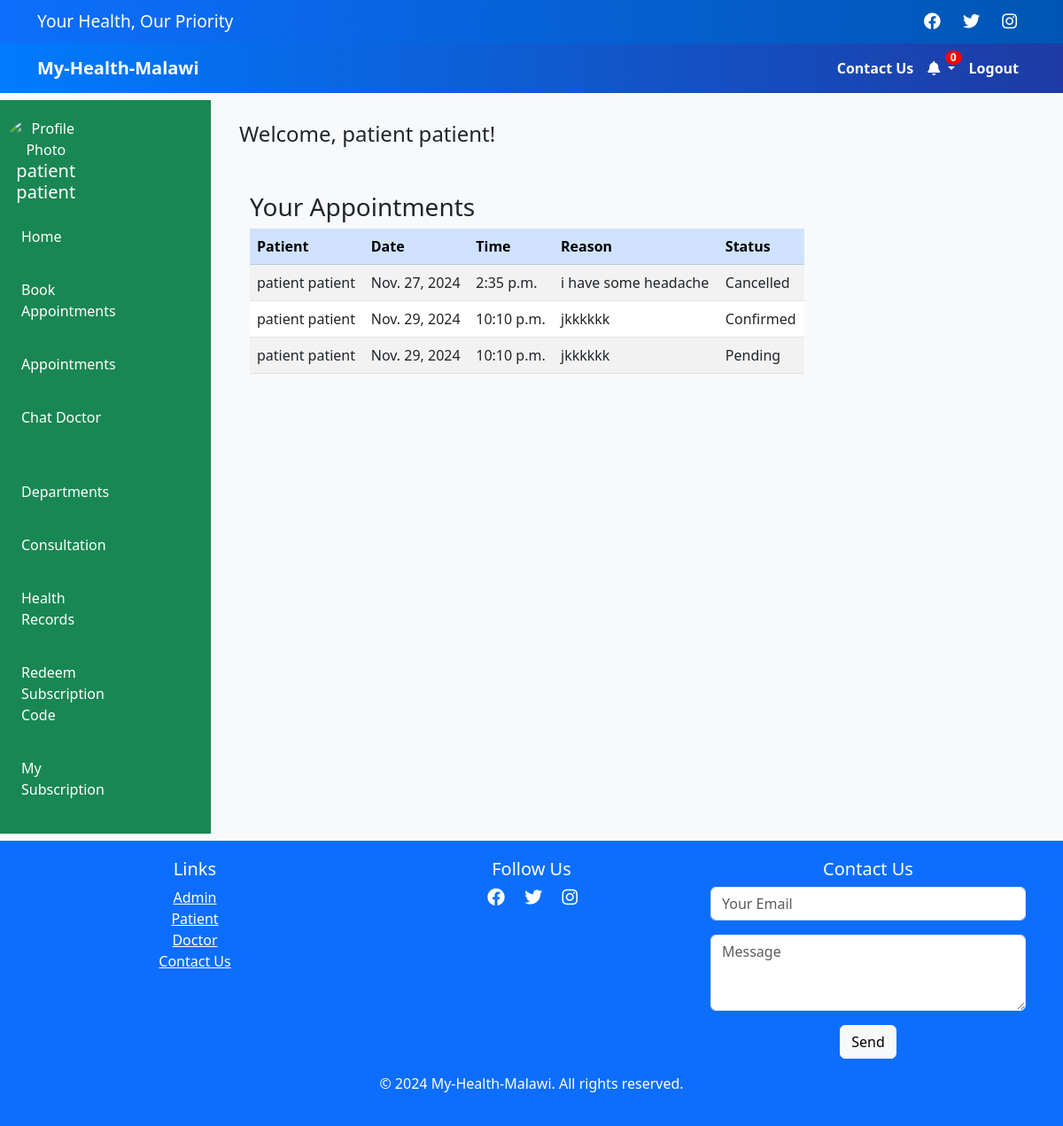
The page /appointments/patient/ (signed in) on the database its author committed.
### accounts/models.py (models this page shows, shortened)
class User(AbstractBaseUser, PermissionsMixin):
    ADMIN = 1
    DOCTOR = 2
    PATIENT = 3
    ROLE_CHOICE = (
        ('patient', 'Patient'),
        ('doctor', 'Doctor'),
        ('hospital_admin', 'Hospital Admin'),
        ('superuser', 'Superuser'),
    )
    first_name = models.CharField(max_length=50)
    last_name = models.CharField(max_length=50)
    username = models.CharField(max_length=50, unique=True)  # Optional if using email
    email = models.EmailField(unique=True)  # Required for email authentication
    profile_photo = models.ImageField(upload_to='profile_photos/', null=True, blank=True)
    phone_number = models.CharField(max_length=30, blank=True)
    role = models.CharField(max_length=50,choices=ROLE_CHOICE, blank=True, default='patient')
    date_joined = models.DateTimeField(auto_now_add=True)
    last_login = models.DateTimeField(auto_now_add=True)
    created_date = models.DateTimeField(auto_now_add=True)
    modified_date = models.DateTimeField(auto_now_add=True)
    is_active = models.BooleanField(default=False)
    is_admin = models.BooleanField(default=False)
    is_superuser = models.BooleanField(default=False)
    is_staff = models.BooleanField(default=False)
    is_hospital = models.BooleanField(default=False)
    is_doctor = models.BooleanField(default=False)
    is_patient = models.BooleanField(default=False)
    USERNAME_FIELD = 'email'
    REQUIRED_FIELDS = ['first_name', 'last_name', 'username']
    objects = CustomUserManager()
    def get_full_name(self):
        return f"{self.first_name} {self.last_name}".strip()

### appointments/models.py (models this page shows, shortened)
class Appointment(models.Model):
    patient = models.ForeignKey(Patient, on_delete=models.CASCADE, related_name="appointments")
    doctor = models.ForeignKey(Doctor, on_delete=models.CASCADE, related_name="appointments")
    date = models.DateField()
    time = models.TimeField()
    reason = models.TextField()
    status = models.CharField(
        max_length=20,
        choices=[('Pending', 'Pending'), ('Confirmed', 'Confirmed'), ('Cancelled', 'Cancelled')],
        default='Pending',
    )

### hospital/models.py (models this page shows, shortened)
class Patient(models.Model):
    user = models.OneToOneField(User, on_delete=models.CASCADE, related_name="patient_profile")
    hospital = models.ForeignKey(Hospital, on_delete=models.CASCADE, related_name="patients")
    age = models.IntegerField()
    medical_history = models.TextField(blank=True, null=True)

### appointments/views.py (the view)
# urls.py: path('patient/', views.patient_appointments, name='patient_appointments'),
@login_required
def patient_appointments(request):
    patient = request.user.patient_profile
    appointments = patient.appointments.all().order_by('date', 'time')
    return render(request, 'patient_appointments.html', {'appointments': appointments})

### appointments/templates/patient_appointments.html
{% extends "patient_dashboard.html" %}
{% block content_dash %}
<div class="container mt-5">
    <h3>Your Appointments</h3>
    <table class="table  table-hover  table-striped ">
        <thead class="table-primary">
            <tr>
                <th>Patient</th>
                <th>Date</th>
                <th>Time</th>
                <th>Reason</th>
                <th>Status</th>
            </tr>
        </thead>
        <tbody>
            {% for appointment in appointments %}
                <tr>
                    <td>{{ appointment.patient.user.get_full_name }}</td>
                    <td>{{ appointment.date }}</td>
                    <td>{{ appointment.time }}</td>
                    <td>{{ appointment.reason }}</td>
                    <td>{{ appointment.status }}</td>
                </tr>
            {% endfor %}
        </tbody>
    </table>
</div>
{% endblock %}

### templates/dashboard_base.html
{% extends 'layout.html' %}
{% block content %}
<div class='row mt-2 mb-2'>
<div class="sidebar bg-success">
    <div class='col-5'>
    <div class="profile">
        <img src="{{ user.get_profile_photo }}" alt="Profile Photo">
        <h5>{{ user.get_full_name }}</h5>
    </div>
    <nav class="nav flex-column">
        {% block sidebar %}{% endblock %}
    </nav>
</div>
</div>
<div class='col-7'>
<div class="content">
    <div class="content-header">
        {% block header %}Welcome, {{ user.get_full_name }}!{% endblock %}
    </div>
    {% block content_dash %}{% endblock %}
</div>
</div>
</div>
{% endblock  %}

### templates/layout.html (style rules this page uses)
body { background-color: #f8f9fa; }
.sidebar { background-color: #0d6efd; color: white; width: 250px; padding: 20px; }
.sidebar .profile { text-align: center; }
.sidebar .profile img { border-radius: 50%; width: 100px; height: 100px; }
.content { flex-grow: 1; padding: 20px; overflow-y: auto; }
.content-header { font-size: 1.5rem; margin-bottom: 20px; }

### rows shown on the page
User: get_full_name "patient patient"
Appointment: patient.user.get_full_name "patient patient", date "Nov. 27, 2024", time "2:35 p.m.", reason "i have some headache", status "Cancelled"
Appointment: patient.user.get_full_name "patient patient", date "Nov. 29, 2024", time "10:10 p.m.", reason "jkkkkkk", status "Confirmed"
Appointment: patient.user.get_full_name "patient patient", date "Nov. 29, 2024", time "10:10 p.m.", reason "jkkkkkk", status "Pending"
